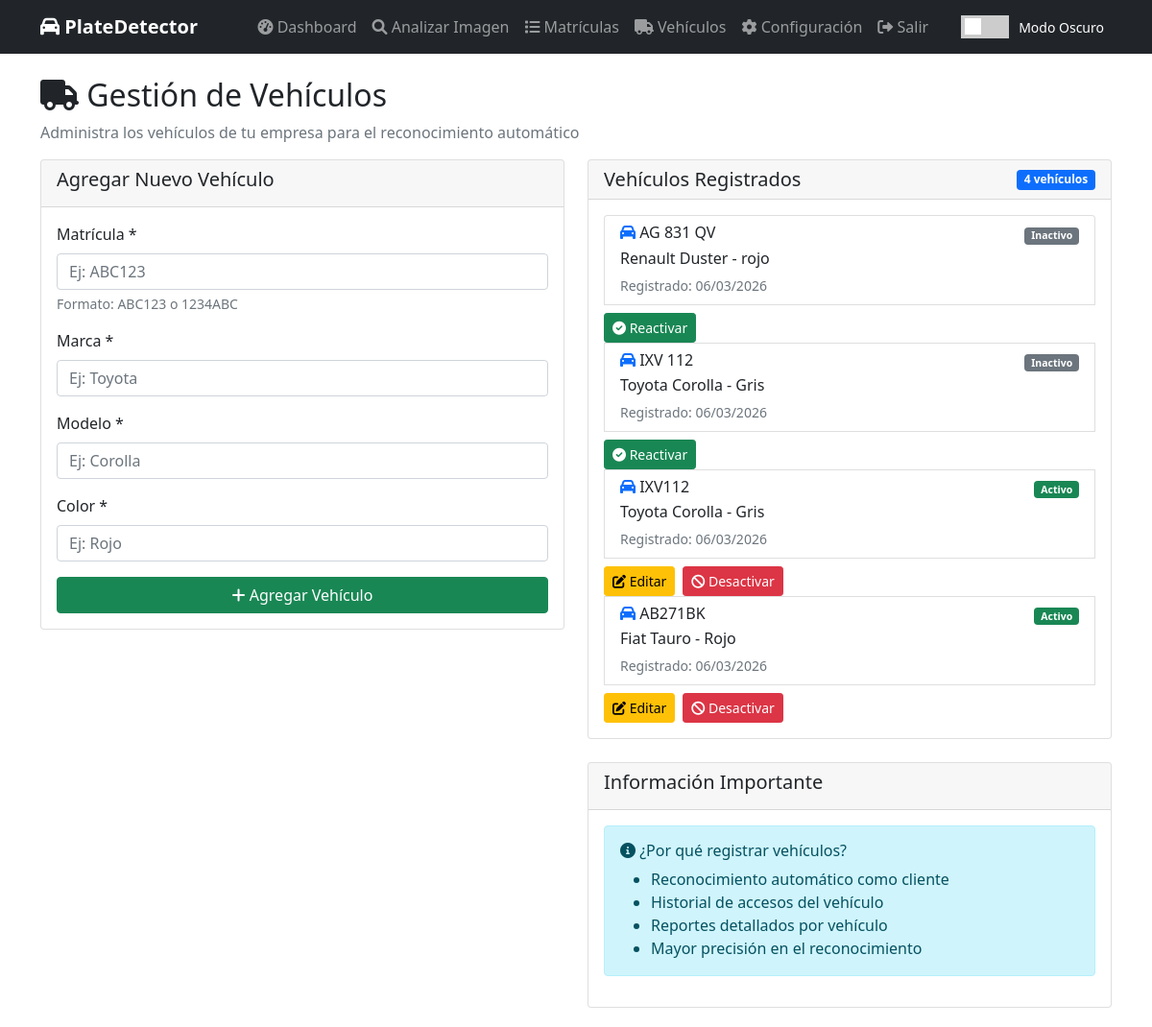
/vehicles/ (signed in), run on an earlier commit of the app's database.
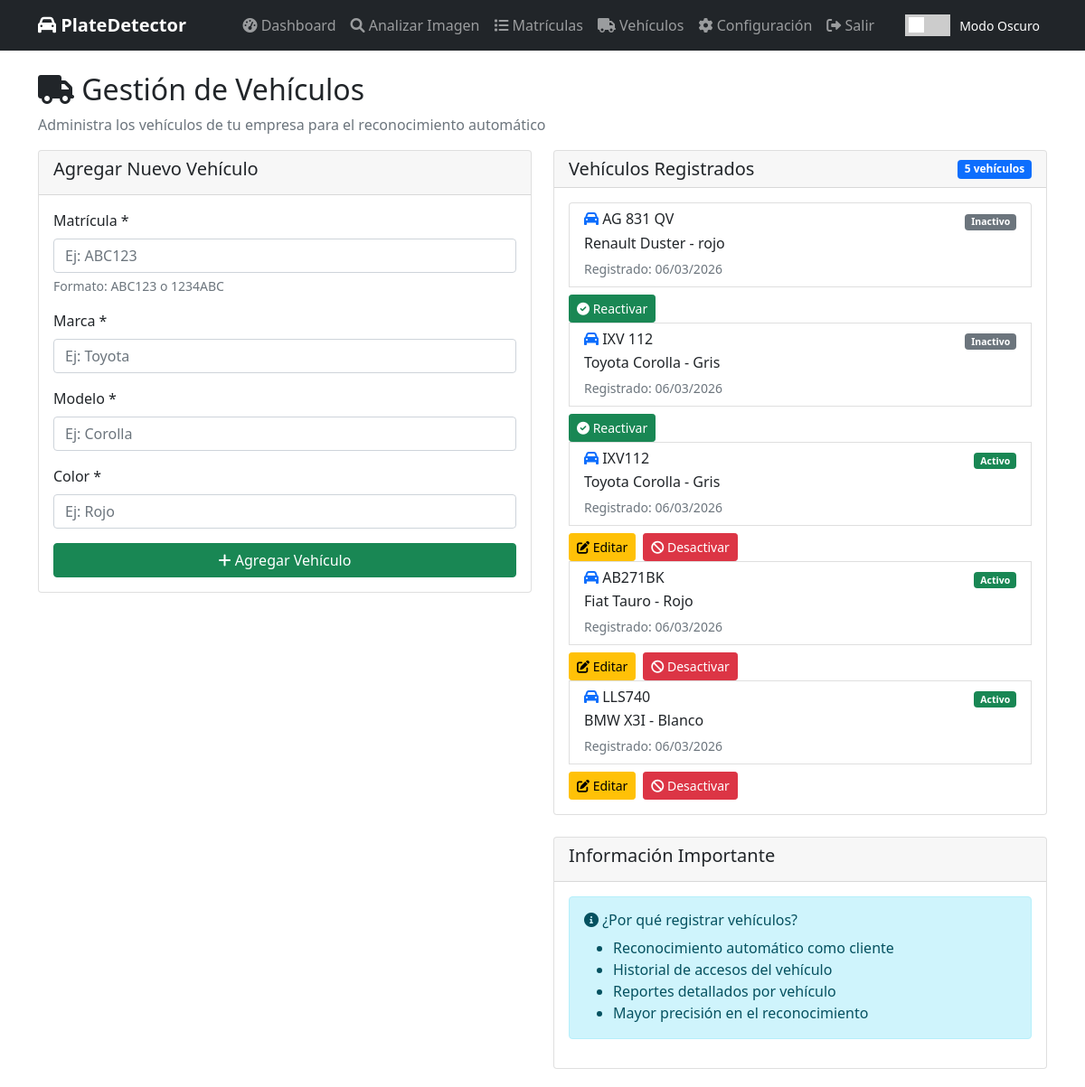
And on a later commit of the database.
### plate_detector/models.py (models this page shows, shortened)
class Vehicle(models.Model):
    client = models.ForeignKey(Client, on_delete=models.CASCADE)
    plate_number = models.CharField(max_length=20, unique=True)
    brand = models.CharField(max_length=100)
    model = models.CharField(max_length=100)
    color = models.CharField(max_length=50)
    is_active = models.BooleanField(default=True)
    created_at = models.DateTimeField(auto_now_add=True)

### plate_detector/views.py (the view)
# urls.py: path('vehicles/', views.vehicle_management, name='vehicle_management'),
@login_required
def vehicle_management(request):
    client, created = Client.objects.get_or_create(user=request.user)
    if request.method == 'POST':
        form = VehicleForm(request.POST)
        if form.is_valid():
            vehicle = form.save(commit=False)
            vehicle.client = client
            vehicle.save()
            return redirect('vehicle_management')
    else:
        form = VehicleForm()
    vehicles = Vehicle.objects.filter(client=client)
    return render(request, 'vehicle_management.html', {
        'form': form,
        'vehicles': vehicles
    })

### plate_detector/forms.py (shortened to what this page needs)
class VehicleForm(forms.ModelForm):
    class Meta:
        model = Vehicle
        fields = ['plate_number', 'brand', 'model', 'color']
        widgets = {
            'plate_number': forms.TextInput(attrs={'class': 'form-control', 'placeholder': 'Ej: ABC123'}),
            'brand': forms.TextInput(attrs={'class': 'form-control', 'placeholder': 'Ej: Toyota'}),
            'model': forms.TextInput(attrs={'class': 'form-control', 'placeholder': 'Ej: Corolla'}),
            'color': forms.TextInput(attrs={'class': 'form-control', 'placeholder': 'Ej: Rojo'}),
        }
        labels = {
            'plate_number': 'Número de Placa',
            'brand': 'Marca',
            'model': 'Modelo',
            'color': 'Color',
        }

### plate_detector/templates/vehicle_management.html (shortened to what the changed rows need)
{% extends 'base.html' %}
{% block content %}
<div class="row">
    <div class="col-md-12">
        <h2><i class="fas fa-truck"></i> Gestión de Vehículos</h2>
    </div>
</div>
<div class="row">
    <div class="col-md-6">
        <div class="card">
            <div class="card-header">
                <div class="d-flex justify-content-between align-items-center">
                    <h5 class="mb-0">Vehículos Registrados</h5>
                    <span class="badge bg-primary">{{ vehicles.count }} vehículos</span>
                </div>
            </div>
            <div class="card-body">
                {% if vehicles %}
                <div class="list-group">
                    {% for vehicle in vehicles %}
                    <div class="list-group-item">
                        <div class="d-flex w-100 justify-content-between">
                            <h6 class="mb-1">
                                <i class="fas fa-car text-primary"></i>
                                {{ vehicle.plate_number }}
                            </h6>
                            <small class="text-muted">
                                {% if vehicle.is_active %}
                                    <span class="badge bg-success">Activo</span>
                                {% else %}
                                    <span class="badge bg-secondary">Inactivo</span>
                                {% endif %}
                            </small>
                        </div>
                        <p class="mb-1">{{ vehicle.brand }} {{ vehicle.model }} - {{ vehicle.color }}</p>
                        <small class="text-muted">Registrado: {{ vehicle.created_at|date:"d/m/Y" }}</small>
                    </div>
                    <div class="mt-2 d-flex gap-2">
                        {% if vehicle.is_active %}
                            <a href="{% url 'edit_vehicle' vehicle.id %}"
                            class="btn btn-sm btn-warning">
                                <i class="fas fa-edit"></i> Editar
                            </a>
                            <a href="{% url 'delete_vehicle' vehicle.id %}"
                            class="btn btn-sm btn-danger"
                            onclick="return confirm('¿Desactivar este vehículo?');">
                                <i class="fas fa-ban"></i> Desactivar
                            </a>
                        {% else %}
                            <a href="{% url 'reactivate_vehicle' vehicle.id %}"
                            class="btn btn-sm btn-success"
                            onclick="return confirm('¿Reactivar este vehículo?');">
                                <i class="fas fa-check-circle"></i> Reactivar
                            </a>
                        {% endif %}
                    </div>
                    {% endfor %}
                </div>
                {% else %}
                <div class="text-center py-4">
                    <i class="fas fa-truck fa-3x text-muted mb-3"></i>
                    <p class="text-muted">No hay vehículos registrados.</p>
                    <p class="text-muted">Agrega tu primer vehículo usando el formulario.</p>
                </div>
                {% endif %}
            </div>
        </div>
    </div>
</div>
{% endblock %}

What changed in the data, as far as the page shows it:
added Vehicle: plate_number "LLS740", is_active "Activo", brand "BMW", model "X3I", color "Blanco", created_at "06/03/2026"
Also different on the page:
{{ vehicles.count }}: "4" → "5"
